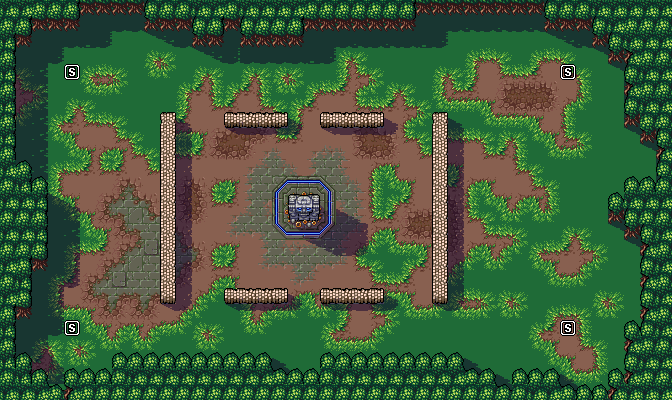

Rendered tile map (Tiled .tmx) drawn with the repository's tilesets; below, a short description and the map source with its tile grids summarised:
An orthogonal 42x25 tile map with 16x16 px tiles, 3 tile layers (Ground, Shadows, Objects).

<map version="1.2" tiledversion="1.2.4" orientation="orthogonal" renderorder="right-down" width="42" height="25" tilewidth="16" tileheight="16" infinite="0" nextlayerid="7" nextobjectid="13">
 <tileset firstgid="1" source="TileSet_Main.tsx" />
 <layer id="4" name="Ground" width="42" height="25" locked="1">
  <data>[1050 cells, 1050 non-empty, 50 distinct tile ids]</data>
 </layer>
 <layer id="5" name="Shadows" width="42" height="25" opacity="0.5">
  <data>[1050 cells, 260 non-empty, 18 distinct tile ids]</data>
 </layer>
 <layer id="6" name="Objects" width="42" height="25" locked="1">
  <data>[1050 cells, 333 non-empty, 36 distinct tile ids]</data>
 </layer>
</map>
